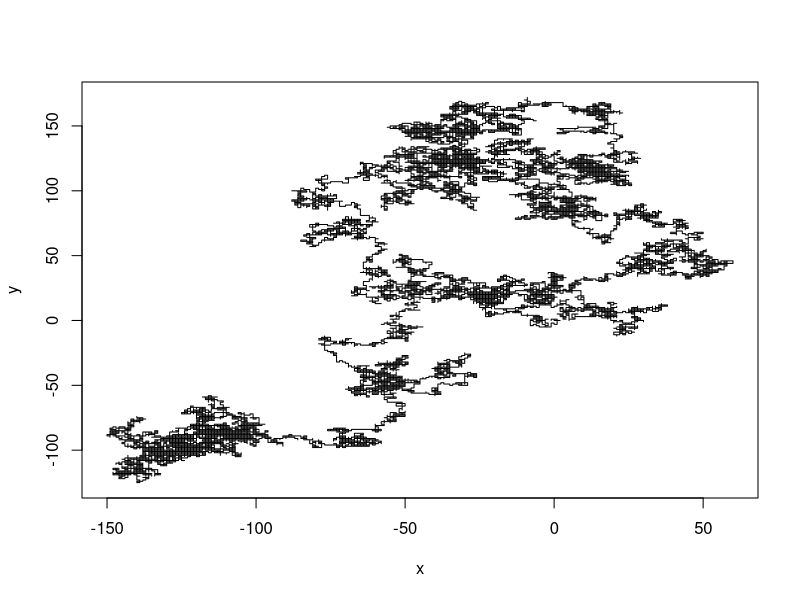

This figure's R source:
#A comparison of R effciency
#给出了三个解答，slowwalk是运行最慢的，
#在我的电脑上大约要运算8秒，
#这段代码慢的原因在于用c来补进新的向量元素。
#而在R中，对一个向量进行新增的操作实际上是进行了复制重建，所以速度是很慢的。
#为了改进这一点，speedwalk1函数中，先用一个空向量占好了位置，再向这个向量中放东西，
#这样不需要反复新建，速度会增加10倍，只花了0.7秒左右。但R最重要的运算思路是向量化，
#也就是同时对向量各元素进行计算，而不是把向量元素一个个放到循环中。
#speedwalk2函数就是向量化计算的实现，这样下来代码速度又加快了十几倍，
#大约只需0.05秒，而且还没有用到多核心计算。
slowwalk <- function(n) {
  dir <- c(TRUE, FALSE) ## N/S or W/E
  step <- c(1, -1) ## N or S | E or W
  ## x is W/E and y is N/S
  x <- y <- 0 ## results
  .x <- .y <- 0 ## current position
  for (i in 1:n) {
    .dir <- sample(dir, 1)
    .step <- sample(step, 1)
    if (.dir) { ## N/S
      x <- c(x, .x) ## W/E unchanged
      .y <- .y + .step 
      y <- c(y, .y)
    } else { ## W/E
      y <- c(y, .y) ## N/S unchanged
      .x <- .x + .step 
      x <- c(x, .x)      
    }
  }
  return(list(x = x, y = y))
}
 
speedwalk1 <- function(n) {
  res <- matrix(rep(0,2*n),ncol=2)
  colnames(res) <- c('x','y')
  dir <- c(TRUE, FALSE) ## N/S or W/E
  step <- c(1, -1) ## N or S | E or W
  for (i in 2:n) {
    .dir <- sample(dir, 1)
    .step <- sample(step, 1)
    if (.dir) { ## N/S
      res[i,'x'] <- res[i-1,'x'] ## W/E unchanged
      res[i,'y'] <- res[i-1,'y'] + .step 
    } else { ## W/E
      res[i,'y'] <- res[i-1,'y'] ## N/S unchanged
      res[i,'x'] <- res[i-1,'x'] + .step 
    }
  }
  return(res)
}
 
speedwalk2 <- function(n) {
  NS <- sample(c(0,1),size=n,replace=T)
  WE <- 1 - NS
  .x <- sample(c(1,-1),size=n,replace=T)
  .x <- .x * NS
  .y <- sample(c(1,-1),size=n,replace=T)
  .y <- .y * WE
  x <- cumsum(.x)
  y <- cumsum(.y)
  res <- cbind(x,y)
  return(res)
}
 
system.time({
  trajectory <- slowwalk(2^15)
})
 
system.time({
  trajectory <- speedwalk1(2^15)
})
 
system.time({
  trajectory <- speedwalk2(2^15)
})
 
plot(trajectory,type='l')
